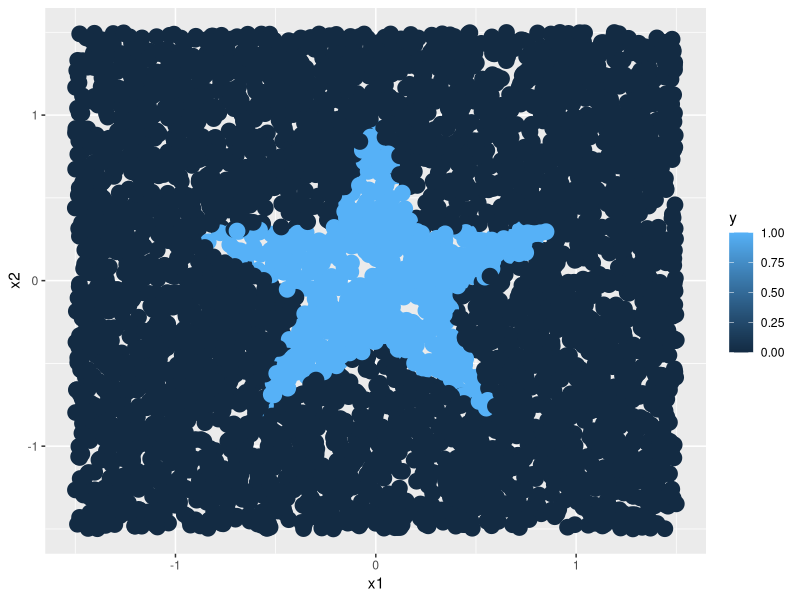

R code for this plot: (Note: this script raises an error after producing the figure.)
# Fuente: https://www.quora.com/How-do-I-plot-a-5-point-star-on-a-graph

library(tidyverse)

# Setear directorio
setwd(dirname(rstudioapi::getActiveDocumentContext()$path))

# Funciones para hallar los vértices de la estrella
sine_fn   <- function(n) sin(4*n*pi/5)
cosine_fn <- function(n) cos(4*n*pi/5)

# Vértices de la estrella
Px <- 0:4 %>% sine_fn()
Py <- 0:4 %>% cosine_fn()

# Pendientes de las rectas que definen la estrella
slope_fn <- function(n) {
  next_n <- ifelse(n == 5, 1, n+1)
  (Py[next_n] - Py[n]) / (Px[next_n] - Px[n])
}
slopes <- 1:5 %>% slope_fn()

# Interceptos de las rectas que definen la estrella
intercept_fn <- function(n) Py[n] - slopes[n] * Px[n]
intercepts <- 1:5 %>% intercept_fn()

# Función para evaluar la n-ésima recta en un valor de x
lines <- function(n, x) slopes[n] * x + intercepts[n]

# Condiciones cuya unión define el conjunto estrella
cond1 <- function(x, y) y > lines(2,x) & y < lines(3,x) & y > lines(4,x)
cond2 <- function(x, y) y < lines(1,x) & y > lines(2,x) & y < lines(5,x)
cond3 <- function(x, y) y < lines(1,x) & y > lines(4,x) & y < lines(5,x)

# Determinar si un punto pertenece o no a la estrella
es_estrella <- function(x, y) {
  ifelse(cond1(x,y) | cond2(x,y) | cond3(x,y), 1.0, 0.0)
}

# Crear dataset
set.seed(505)
n <- 5000
estrella <- data.frame(
  x1 = runif(n, min = -1.5, max = 1.5),
  x2 = runif(n, min = -1.5, max = 1.5)
)
estrella$y <- as.numeric(map2(estrella$x1, estrella$x2, es_estrella))

# Visualizar dataset
estrella %>% ggplot(aes(x = x1, y = x2, color = y)) + geom_point(size = 5)

# Guardar dataset
estrella %>% write.csv("../1b_datasets/estrella.csv", row.names = FALSE)
